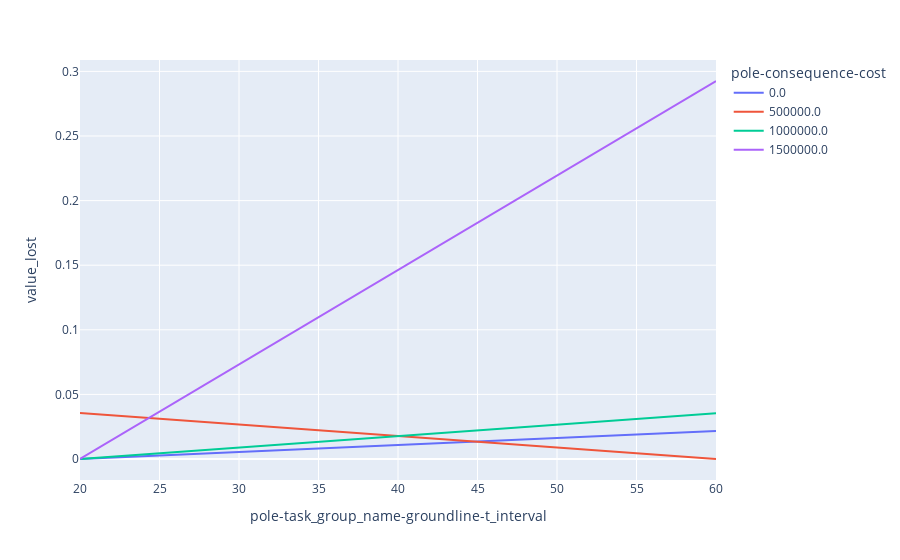

The notebook cell saved with this chart:
### Code cell
px.line(df_total.reset_index(), x=x_axis, y=z_axis, color=y_axis)

### Figure 1 — Plotly figure (JSON) as saved in the notebook; plotly's stock layout.template omitted (floating-point values rounded to 4 significant figures)
{"data": [{"hovertemplate": "pole-consequence-cost=0.0<br>pole-task_group_name-groundline-t_interval=%{x}<br>value_lost=%{y}<extra></extra>", "legendgroup": "0.0", "line": {"color": "#636efa", "dash": "solid"}, "mode": "lines", "name": "0.0", "orientation": "v", "showlegend": true, "type": "scatter", "x": [20, 60], "xaxis": "x", "y": [0, 0.02163], "yaxis": "y"}, {"hovertemplate": "pole-consequence-cost=500000.0<br>pole-task_group_name-groundline-t_interval=%{x}<br>value_lost=%{y}<extra></extra>", "legendgroup": "500000.0", "line": {"color": "#EF553B", "dash": "solid"}, "mode": "lines", "name": "500000.0", "orientation": "v", "showlegend": true, "type": "scatter", "x": [20, 60], "xaxis": "x", "y": [0.03558, 0], "yaxis": "y"}, {"hovertemplate": "pole-consequence-cost=1000000.0<br>pole-task_group_name-groundline-t_interval=%{x}<br>value_lost=%{y}<extra></extra>", "legendgroup": "1000000.0", "line": {"color": "#00cc96", "dash": "solid"}, "mode": "lines", "name": "1000000.0", "orientation": "v", "showlegend": true, "type": "scatter", "x": [20, 60], "xaxis": "x", "y": [0, 0.03539], "yaxis": "y"}, {"hovertemplate": "pole-consequence-cost=1500000.0<br>pole-task_group_name-groundline-t_interval=%{x}<br>value_lost=%{y}<extra></extra>", "legendgroup": "1500000.0", "line": {"color": "#ab63fa", "dash": "solid"}, "mode": "lines", "name": "1500000.0", "orientation": "v", "showlegend": true, "type": "scatter", "x": [20, 60], "xaxis": "x", "y": [0, 0.2926], "yaxis": "y"}], "layout": {"legend": {"title": {"text": "pole-consequence-cost"}, "tracegroupgap": 0}, "margin": {"t": 60}, "xaxis": {"anchor": "y", "domain": [0, 1], "title": {"text": "pole-task_group_name-groundline-t_interval"}}, "yaxis": {"anchor": "x", "domain": [0, 1], "title": {"text": "value_lost"}}}}
